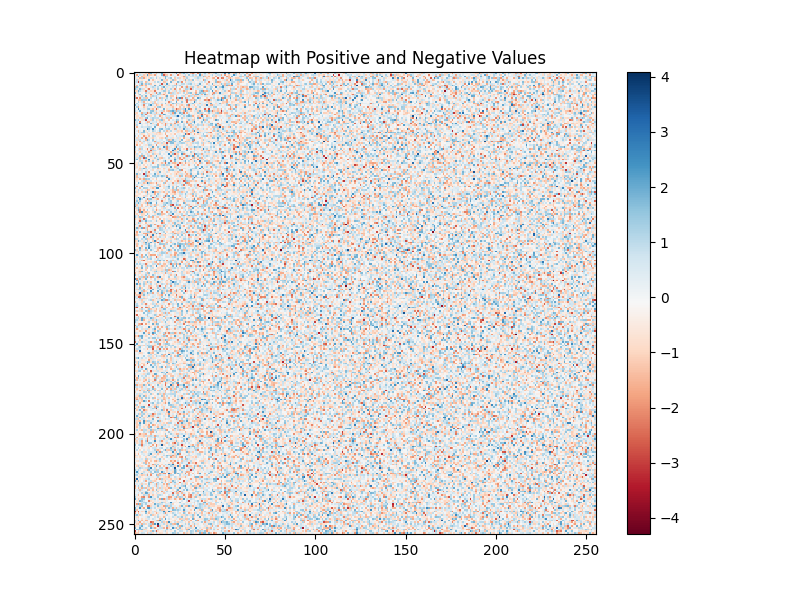

Reproduce this figure in Python.
import matplotlib.pyplot as plt
import numpy as np

# 示例数据
data = np.random.randn(256, 256)  # 随机生成 10x10 的二维数组

# 创建图形
plt.figure(figsize=(8, 6))

# 使用热图显示数据，使用不同的颜色映射（例如 RdBu）
plt.imshow(data, cmap='RdBu', interpolation='nearest')

# 添加颜色条
plt.colorbar()

# 添加标题
plt.title('Heatmap with Positive and Negative Values')

# 显示图形
plt.savefig('test.png')
